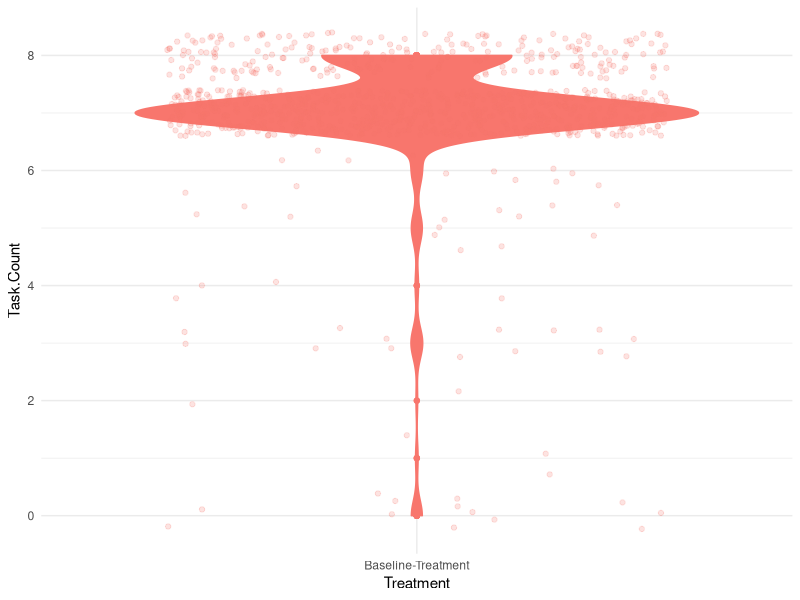
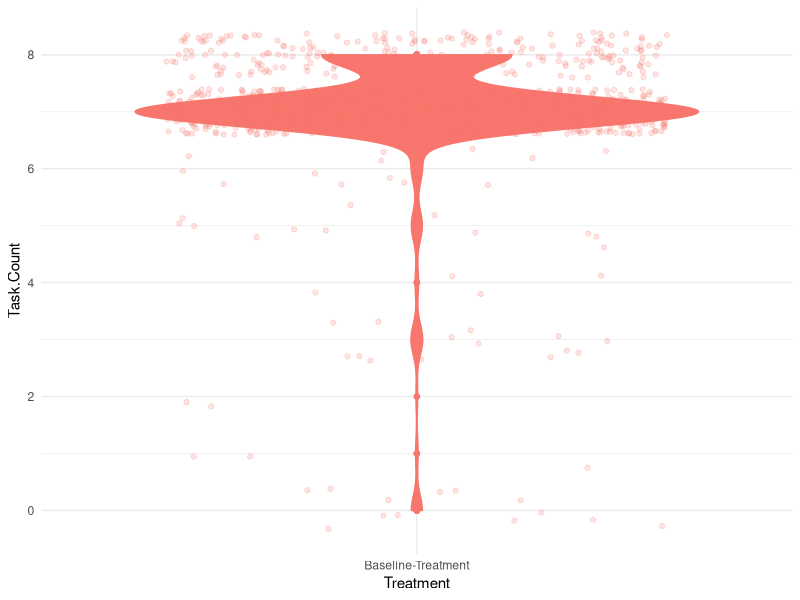

R code for these plots, in order:
## ---- chunk 1
library(ggplot2)
setwd("/Users/cameronhaynes/Documents/VSCodeGitProjects/AvidaGeneDupe/experiments/2022-2-4-PaperDuplicationWMod/")
data <- read.csv("Baseline-TreatmentTaskCounts.csv")
names(data)
ggplot(data,aes(x=Treatment,y=Task.Count,color=Treatment,fill=Treatment)) + #Add color=Replicate with a replicate column to plot each curve seperately 
  geom_violin() +
  geom_boxplot()  +
  geom_jitter(alpha = 0.2) +
  theme_minimal() +
  theme(legend.position = 'none')#+ facet_grid(Treatment~.) # Uncomment to plot faceted by treatment

ggsave("baselineViolin.pdf")
